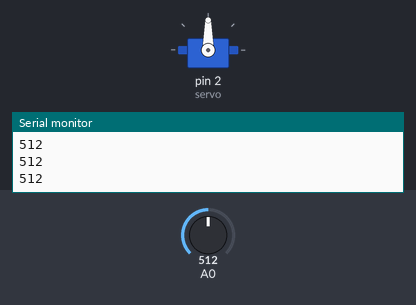
The sketch below on a simulated Arduino Uno, built with avr-gcc and run on an emulated ATmega328P. Shown: servo, the last lines printed to the serial monitor. Inputs (shaded band) come from the test bench; at power-on: A0 = 512.

Above: at 1.2 s.
1.3 s: A0 set to 483
2.8 s: A0 set to 463
At 3.8 s:
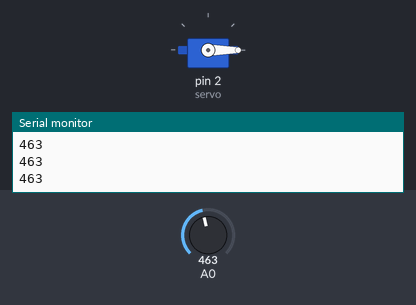
Timing chart, 0 to 5.8 s (numbered marks = the images above; inputs shaded):
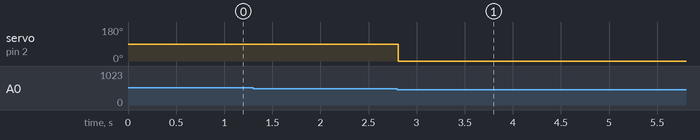

The sketch:

thermistor_and_servo.ino
```cpp
#include <Servo.h>
#define THRESHOLD 470

Servo servo;
bool actionComplete = false;

void setup() {
  // put your setup code here, to run once:
  servo.attach(2); //attach Servo to Digital Output 2;
  servo.write(90);
  Serial.begin(9600);

}

void loop() {
  // put your main code here, to run repeatedly:
  //attach input to analog pin 0
  int reading = analogRead(0);
  Serial.println(reading);
  if (!actionComplete &&  reading <= THRESHOLD) {
    servo.write(0); //change to 180 for opposite direction
    actionComplete = true; //only triggers once.
  }

}
```

Measured:
- the behaviour switches between 471 and 470 on A0 (found by bisection; images 0 and 1)
- after the input at 2.8 s, servo on pin 2 (servo): 90° → 0° at once
